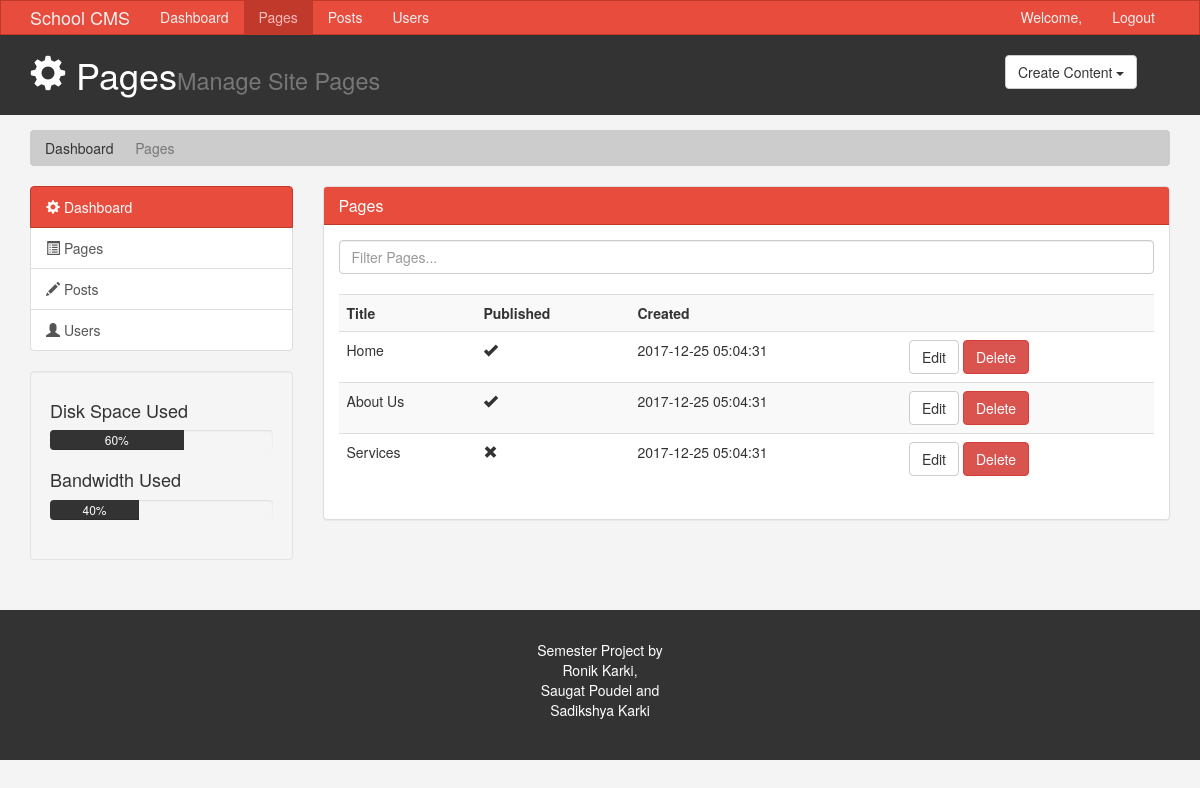
The page /pages.php on the database its author committed.
### tables this page shows
CREATE TABLE `pages` (
  `page_id` int(11) NOT NULL,
  `page_title` varchar(30) NOT NULL,
  `page_body` varchar(10000) NOT NULL,
  `published` tinyint(1) NOT NULL,
  `page_published` timestamp NULL DEFAULT CURRENT_TIMESTAMP
);

### pages.php (the view, shortened to what this page needs)
<?php
   $servername = "localhost";
        $username = "root";
        $password = "";
        $dbname="school_cms";
        $conn = new mysqli($servername, $username, $password, $dbname);
  $sql_query_pages="SELECT * FROM pages";
  $result=  $conn->query($sql_query_pages);
?>
<!DOCTYPE html>
<html lang="en">
  <head>
    <link href="css/bootstrap.min.css" rel="stylesheet">
    <link href="css/style.css" rel="stylesheet">
  </head>
  <body>
    <nav class="navbar navbar-default">
      <div class="container">
        <div class="navbar-header">
          <a class="navbar-brand" href="#">School CMS</a>
        </div>
        <div id="navbar" class="collapse navbar-collapse">
          <ul class="nav navbar-nav">
            <li><a href="index.php">Dashboard</a></li>
            <li class="active"><a href="pages.php">Pages</a></li>
            <li><a href="posts.php">Posts</a></li>
            <li><a href="users.php">Users</a></li>
          </ul>
          <ul class="nav navbar-nav navbar-right">
            <li><a href="#">Welcome, <?php echo $_SESSION["Name"]; ?></a></li>
            <li><a href="login.php">Logout</a></li>
          </ul>
        </div>
      </div>
    </nav>
    <header id="header">
      <div class="container">
        <div class="row">
          <div class="col-md-10">
            <h1><span class="glyphicon glyphicon-cog" aria-hidden="true"></span> Pages<small>Manage Site Pages</small></h1>
          </div>
          <div class="col-md-2">
            <div class="dropdown create">
              <button class="btn btn-default dropdown-toggle" type="button" id="dropdownMenu1" data-toggle="dropdown" aria-haspopup="true" aria-expanded="true">
                Create Content
                <span class="caret"></span>
              </button>
            </div>
          </div>
        </div>
      </div>
    </header>
    <section id="breadcrumb">
      <div class="container">
        <ol class="breadcrumb">
          <li><a href="index.php">Dashboard</a></li>
          <li class="active">Pages</li>
        </ol>
      </div>
    </section>
    <section id="main">
      <div class="container">
        <div class="row">
          <div class="col-md-3">
           <div class="list-group">
              <a href="index.php" class="list-group-item active main-color-bg">
                <span class="glyphicon glyphicon-cog" aria-hidden="true"></span> Dashboard
              </a>
              <a href="pages.php" class="list-group-item"><span class="glyphicon glyphicon-list-alt" aria-hidden="true"></span> Pages <span class="badge"><?php echo $_SESSION["number_pages"]; ?></span></a>
              <a href="posts.php" class="list-group-item"><span class="glyphicon glyphicon-pencil" aria-hidden="true"></span> Posts <span class="badge"><?php echo $_SESSION["number_posts"];?></span></a>
              <a href="users.php" class="list-group-item"><span class="glyphicon glyphicon-user" aria-hidden="true"></span> Users <span class="badge"><?php echo $_SESSION["number_users"]; ?></span></a>
            </div>
            <div class="well">
              <h4>Disk Space Used</h4>
              <div class="progress">
                  <div class="progress-bar" role="progressbar" aria-valuenow="60" aria-valuemin="0" aria-valuemax="100" style="width: 60%;">
                      60%
              </div>
            </div>
            <h4>Bandwidth Used </h4>
            <div class="progress">
                <div class="progress-bar" role="progressbar" aria-valuenow="40" aria-valuemin="0" aria-valuemax="100" style="width: 40%;">
                    40%
            </div>
          </div>
            </div>
          </div>
          <div class="col-md-9">
            <div class="panel panel-default">
              <div class="panel-heading main-color-bg">
                <h3 class="panel-title">Pages</h3>
              </div>
              <div class="panel-body">
                <div class="row">
                      <div class="col-md-12">
                          <input class="form-control" type="text" placeholder="Filter Pages...">
                      </div>
                </div>
                <br>
                <table class="table table-striped table-hover">
                      <tr>
                        <th>Title</th>
                        <th>Published</th>
                        <th>Created</th>
                        <th></th>
                      </tr>
                      <?php
                         if ($result->num_rows>0){
                            while ($row = $result->fetch_assoc()) {
                              echo "<tr>
                                <td>".$row['page_title']."</td>
                                <td>";
                                if($row['published']){
                                echo "<span class=\"glyphicon glyphicon-ok\" aria-hidden=\"true\"></span>";
                                }
                                else{
                                    echo "<span class=\"glyphicon glyphicon-remove\" aria-hidden=\"true\"></span>";
                                }
                              echo "</td>
                                <td>";
                                echo $row['page_published']."</td>
                                <td><a class=\"btn btn-default\" href=\"edit.php?type=page&&id=".$row['page_id']."\">Edit</a> <a class=\"btn btn-danger\" href=\"#\">Delete</a></td>
                              </tr> ";
                            }
                         }
                      ?>
                    </table>
              </div>
              </div>
          </div>
        </div>
      </div>
    </section>
    <footer id="footer">
      <p>Semester Project by <br>Ronik Karki, <br>Saugat Poudel and <br>Sadikshya Karki</p>
    </footer>
  </body>
</html>

### css/style.css (style rules this page uses)
body { background:#f4f4f4; }
.navbar { min-height: 33px !important; margin-bottom:0; border-radius:0; }
.navbar-nav > li > a, .navbar-brand { padding-top:6px !important; padding-bottom:0 !important; height: 33px; }
.navbar-default { background-color: #e74c3c; border-color: #c0392b; }
.navbar-default .navbar-brand { color: #ecf0f1; }
.navbar-default .navbar-nav > li > a { color: #ecf0f1; }
.navbar-default .navbar-nav > .active > a, .navbar-default .navbar-nav > .active > a:hover, .navbar-default .navbar-nav > .active > a:focus { color: #ffbbbc; background-color: #c0392b; }
.navbar-default .navbar-collapse, .navbar-default .navbar-form { border-color: #ecf0f1; }
.main-color-bg { background-color: #e74c3c !important; border-color: #c0392b !important; color:#ffffff !important; }
#header { background:#333333; color:#ffffff; padding-bottom: 10px; margin-bottom: 15px; }
#header .create { padding-top: 20px; }
.breadcrumb { background:#cccccc; color:#333333; }
.breadcrumb a { color:#333333; }
.progress-bar { background:#333333; color:#ffffff; }
#footer { background:#333333; color:#ffffff; text-align:center; padding:30px; margin-top:30px; }

### rows shown on the page
pages: page_title "Home", published 1 (drawn), page_published "2017-12-25 05:04:31"
pages: page_title "About Us", published 1 (drawn), page_published "2017-12-25 05:04:31"
pages: page_title "Services", published 0 (drawn), page_published "2017-12-25 05:04:31"
